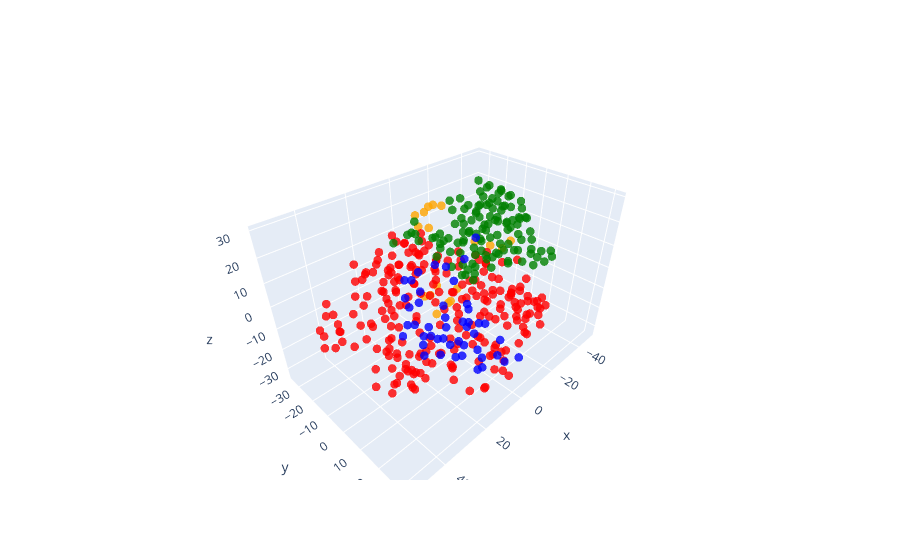

Source (notebook cell):
### Code cell
tsne = TSNE(
    n_components=3,
    random_state=42
)

reduced_vectors = tsne.fit_transform(
    vectors
)

fig = go.Figure(
    data=[
        go.Scatter3d(
            x=reduced_vectors[:,0],
            y=reduced_vectors[:,1],
            z=reduced_vectors[:,2],
            mode='markers',
            marker=dict(
                size=5,
                color=colors,
                opacity=0.8
            ),
            text=[
                f"Type:{t}<br>{d[:100]}"
                for t,d in zip(
                    doc_types,
                    documents
                )
            ],
            hoverinfo='text'
        )
    ]
)

fig.show()

### Figure 1 — Plotly figure (JSON) as saved in the notebook; plotly's stock layout.template omitted (floating-point values rounded to 4 significant figures; data arrays with more than 128 entries replaced by an {"elided": "..."} marker saying what was removed)
{"data": [{"hoverinfo": "text", "marker": {"color": {"elided": "413 str values"}, "opacity": 0.8, "size": 5}, "mode": "markers", "text": {"elided": "413 str values"}, "type": "scatter3d", "x": {"elided": "413 float values"}, "y": {"elided": "413 float values"}, "z": {"elided": "413 float values"}}], "layout": {}}
